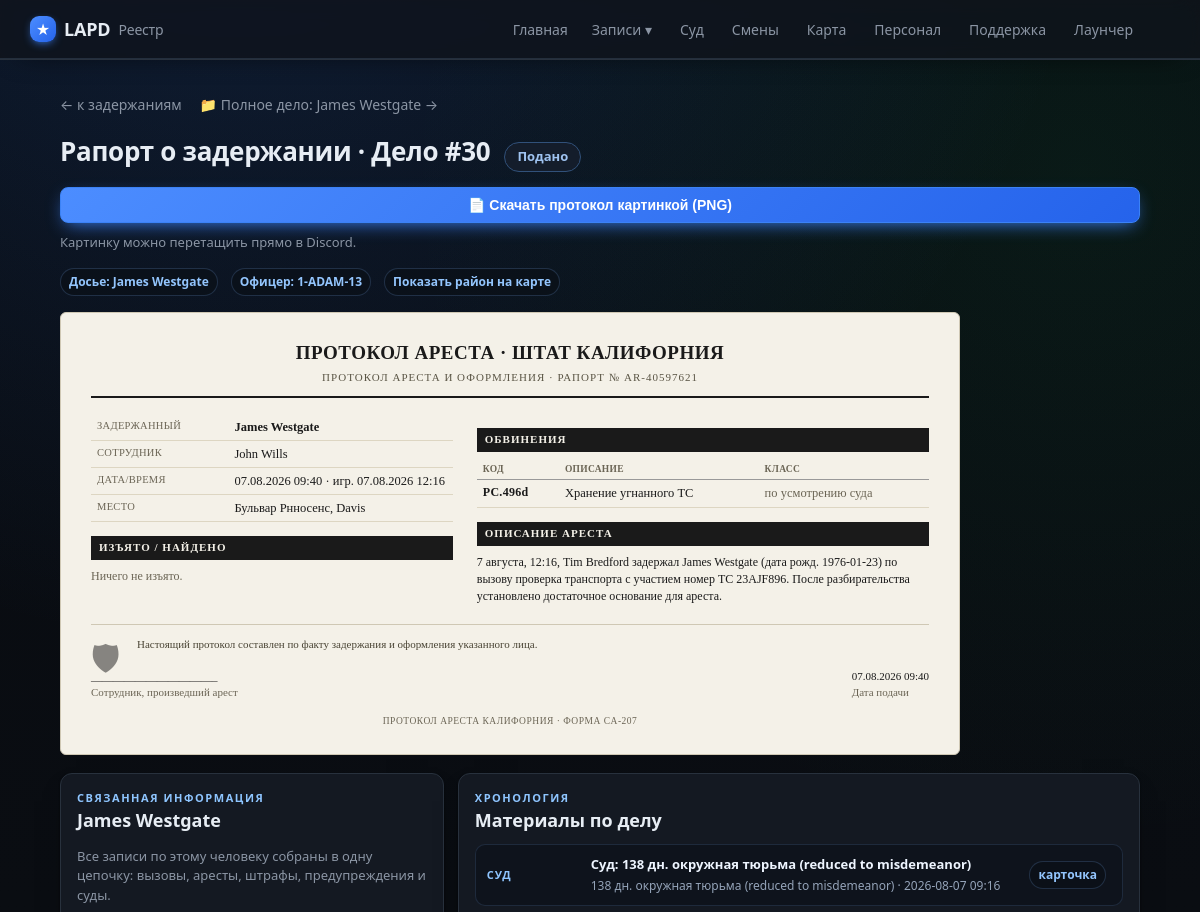
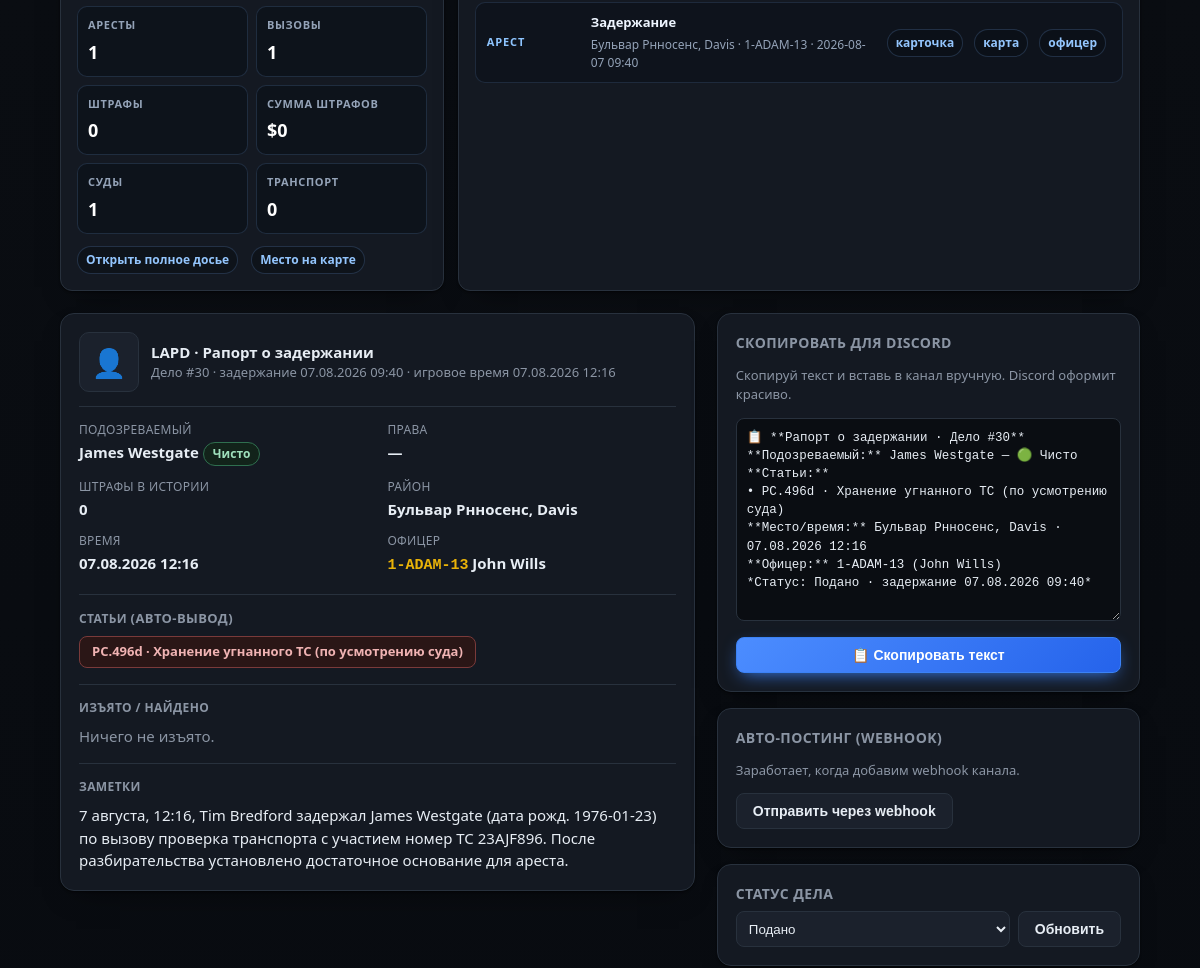
Page /case/30 (upper part) on the earlier database version (2 pictures, top to bottom).
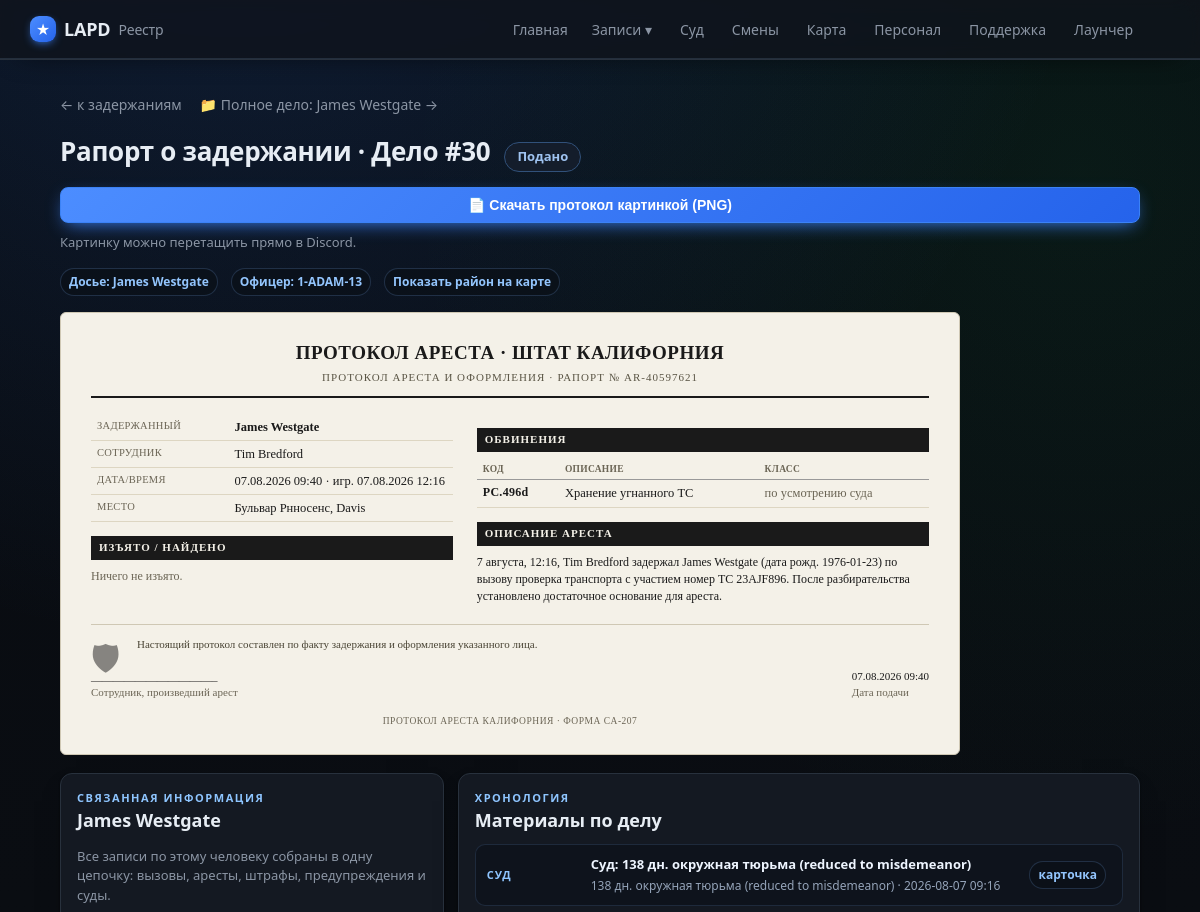
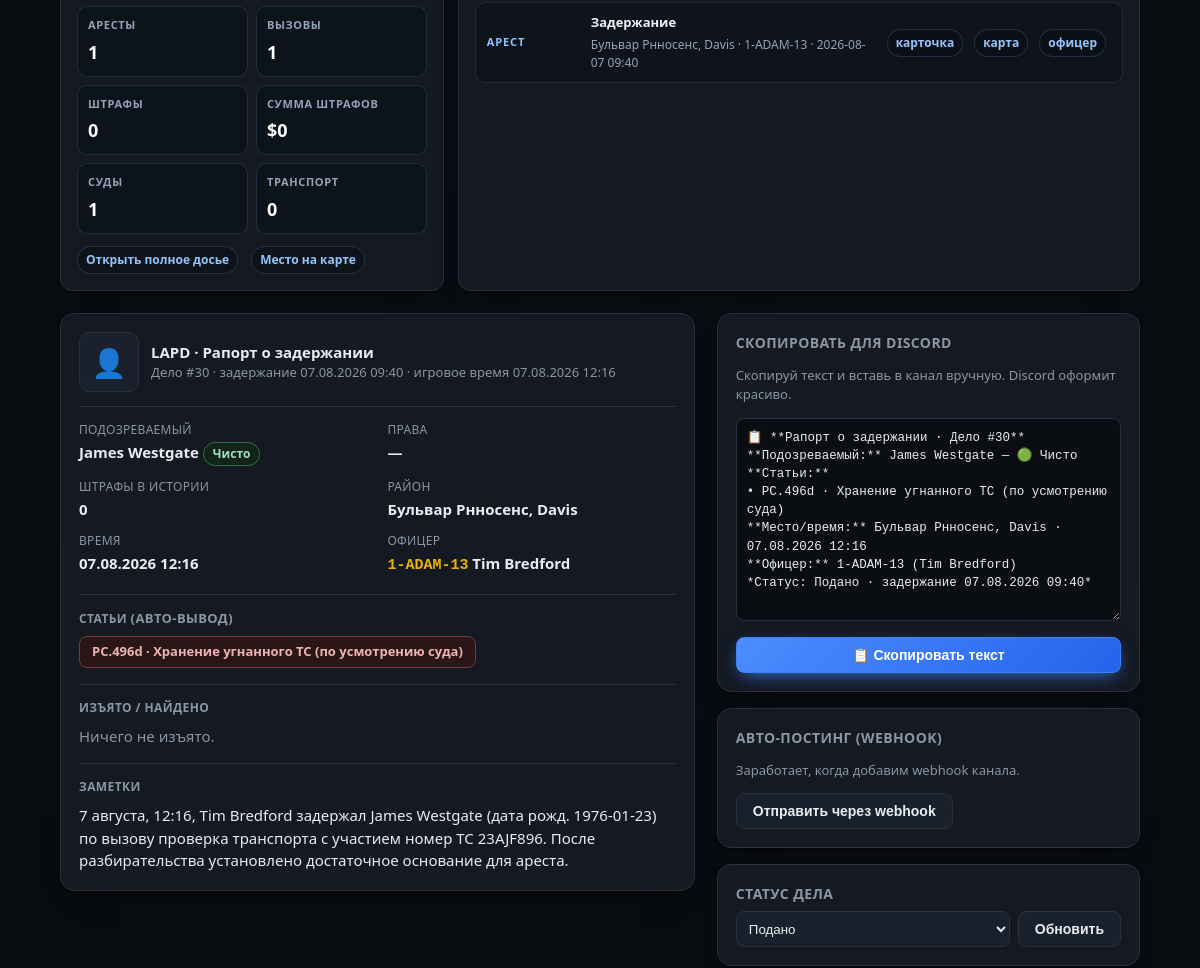
Same page on the later database version (2 pictures, top to bottom).
### tables this page shows
CREATE TABLE officers (
                id INTEGER PRIMARY KEY AUTOINCREMENT,
                callsign TEXT UNIQUE NOT NULL,
                name TEXT
            , current_status TEXT, status_since TEXT, rank TEXT, department TEXT, discord TEXT, is_admin INTEGER);

### app/main.py (the view)
@app.route("/case/<int:cid>")
def case_view(cid):
    case = db.get_case(cid)
    if not case:
        abort(404)
    discord_md = discord_post.build_markdown(case)
    return render_template("case.html", case=case, statuses=db.STATUSES, discord_md=discord_md,
                           case_file=db.case_file(case.get("suspect_name")),
                           subject=db.subject_intel(case.get("suspect_name")))

### app/db.py (called while the page is built)
def fmt_dt(iso):
    try:
        dt = datetime.datetime.fromisoformat(iso)
        return dt.strftime("%d.%m.%Y %H:%M")
    except Exception:
        return iso or "—"

@contextmanager
def get_conn():
    conn = sqlite3.connect(config.DB_PATH)
    conn.row_factory = sqlite3.Row
    try:
        yield conn
        conn.commit()
    finally:
        conn.close()

def _jsonlist(val):
    if not val:
        return []
    try:
        return json.loads(val)
    except Exception:
        return [x.strip() for x in str(val).split(",") if x.strip()]

def _parse_charge(s):
    import re as _re
    m = _re.match(r"^\s*(\S+)\s·\s(.+?)(?:\s\(([^)]+)\))?\s*$", s or "")
    if m:
        return {"code": m.group(1), "desc": m.group(2), "cls": m.group(3) or ""}
    return {"code": "", "desc": s or "", "cls": ""}

def _replace_mojibake_pairs(s):
    for bad, good in sorted(_MOJI_TO_CYR.items(), key=lambda x: len(x[0]), reverse=True):
        s = s.replace(bad, good)
    return s

def _fix_rooms(s):
    return re.sub(r"(\d)([А-Я])", lambda m: m.group(1) + _CYR2LAT.get(m.group(2), m.group(2)), s)

### app/templates/case.html (shortened to what the changed rows need)
{% extends "base.html" %}
{% block content %}
<div class="case-head">
  <h1>Рапорт о задержании · Дело #{{ case.id }}</h1>
</div>
<div class="related-links">
  {% if case.suspect_name %}<a class="mini-link" href="{{ url_for('file_view', name=case.suspect_name) }}">Досье: {{ case.suspect_name }}</a>{% endif %}
  {% if case.callsign %}<a class="mini-link" href="{{ url_for('officer_view', callsign=case.callsign) }}">Офицер: {{ case.callsign }}</a>{% endif %}
  {% if case.zone %}<a class="mini-link" href="{{ url_for('game_map', zone=case.zone) }}">Показать район на карте</a>{% endif %}
</div>
<div id="doc" class="doc">
  <div class="doc-body">
    <div class="doc-left">
      <table class="doc-tbl">
        <tr><td>Сотрудник</td><td>{{ case.officer_name or case.callsign }}</td></tr>
      </table>
    </div>
    <div class="doc-right">
      {% if case.charges_parsed %}
      <table class="doc-tbl doc-charge-tbl">
        <tr><th>КОД</th><th>ОПИСАНИЕ</th><th>КЛАСС</th></tr>
      </table>
      {% else %}<div class="doc-mut" style="font-size:12px">Обвинения не вменялись.</div>{% endif %}
    </div>
  </div>
</div>
{% set kind_ru = {'callout':'Вызов','arrest':'Арест','citation':'Штраф','warning':'Предупр.','court':'Суд'} %}
{% set route_map = {'callout':'callout_view','arrest':'case_view','citation':'citation_view','court':'court_case_view','warning':none} %}
<section class="case-links-panel">
  <div class="case-links-summary">
    <h2>{{ case.suspect_name }}</h2>
  </div>
  <div class="case-links-chain">
    <h2>Материалы по делу</h2>
  </div>
</section>
<div class="case-grid">
  <section class="card report">
    <dl class="report-fields">
      <div><dt>Офицер</dt><dd><a href="{{ url_for('officer_view', callsign=case.callsign) }}"><span class="cs">{{ case.callsign }}</span></a> {{ case.officer_name or '' }}</dd></div>
    </dl>
  </section>
  <aside class="side">
    <div class="card">
      <h3>Скопировать для Discord</h3>
      <p class="muted small">Скопируй текст и вставь в канал вручную. Discord оформит красиво.</p>
      <textarea id="dmd" class="dmd" readonly rows="10">{{ discord_md }}</textarea>
      <button class="btn primary" onclick="copyDiscord()">📋 Скопировать текст</button>
    </div>
  </aside>
</div>
{% endblock %}

Differences in the rows shown:
changed officers "1-ADAM-13": name "John Wills" → "Tim Bredford"
Other differences:
form field discord_md: "…07.08.2026 12:16 **Офицер:** 1-ADAM-13 (John Wills) *Статус: Подано · задержание…" → "…07.08.2026 12:16 **Офицер:** 1-ADAM-13 (Tim Bredford) *Статус: Подано · задержание…"
